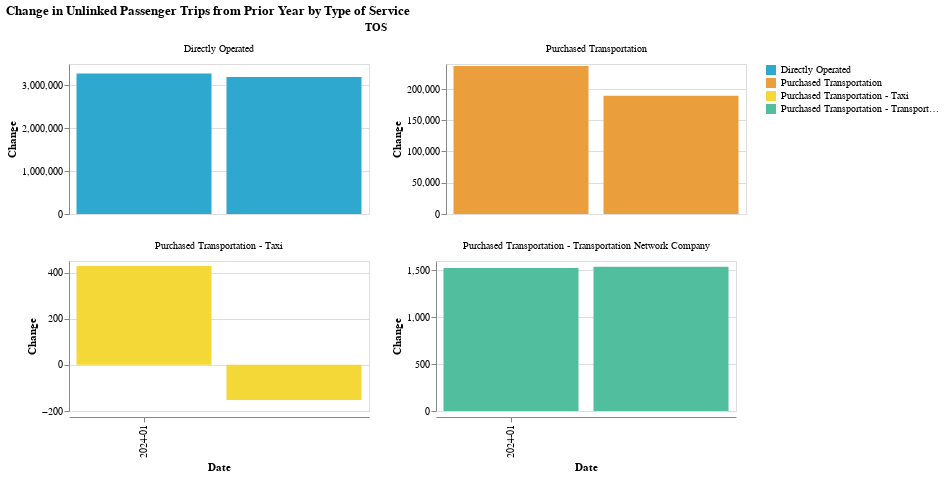

Notebook code for this chart:
### Code cell
make_bar_chart(by_tos_long, y_col = "change_1yr", color_col = "TOS")

### Figure 1 — Vega-Lite specification as saved in the notebook (floating-point values rounded to 4 significant figures; data arrays with more than 128 entries replaced by an {"elided": "..."} marker saying what was removed)
{"config": {"view": {"continuousWidth": 300, "continuousHeight": 300}}, "data": {"name": "data-f38149e9c4a0240767ba4024c31db51a"}, "facet": {"field": "TOS", "type": "nominal"}, "spec": {"mark": {"type": "bar"}, "encoding": {"color": {"field": "TOS", "scale": {"range": ["#2EA8CE", "#EB9F3C", "#F4D837", "#51BF9D", "#8CBCCB", "#9487C0", "#136C97", "#E16B26", "#F6BF16", "#00896B", "#7790A3", "#5B559C"]}, "title": "", "type": "nominal"}, "tooltip": [{"field": "year_month", "type": "nominal"}, {"field": "change_1yr", "type": "quantitative"}, {"field": "TOS", "type": "nominal"}, {"field": "RTPA", "type": "nominal"}], "x": {"axis": {"values": ["2018-01", "2018-03", "2018-06", "2018-09", "2019-01", "2019-03", "2019-06", "2019-09", "2020-01", "2020-03", "2020-06", "2020-09", "2021-01", "2021-03", "2021-06", "2021-09", "2022-01", "2022-03", "2022-06", "2022-09", "2023-01", "2023-03", "2023-06", "2023-09", "2024-01"]}, "field": "year_month", "title": "Date", "type": "ordinal"}, "y": {"field": "change_1yr", "title": "Change", "type": "quantitative"}}, "height": 150, "name": "view_8", "width": 300}, "columns": 2, "params": [{"name": "param_8", "select": {"type": "interval", "encodings": ["x", "y"]}, "bind": "scales", "views": ["view_8"]}], "resolve": {"scale": {"x": "shared", "y": "independent"}}, "title": "Change in Unlinked Passenger Trips from Prior Year by Type of Service", "$schema": "https://vega.github.io/schema/vega-lite/v5.14.1.json", "datasets": {"data-f38149e9c4a0240767ba4024c31db51a": {"elided": "296 records"}}}
